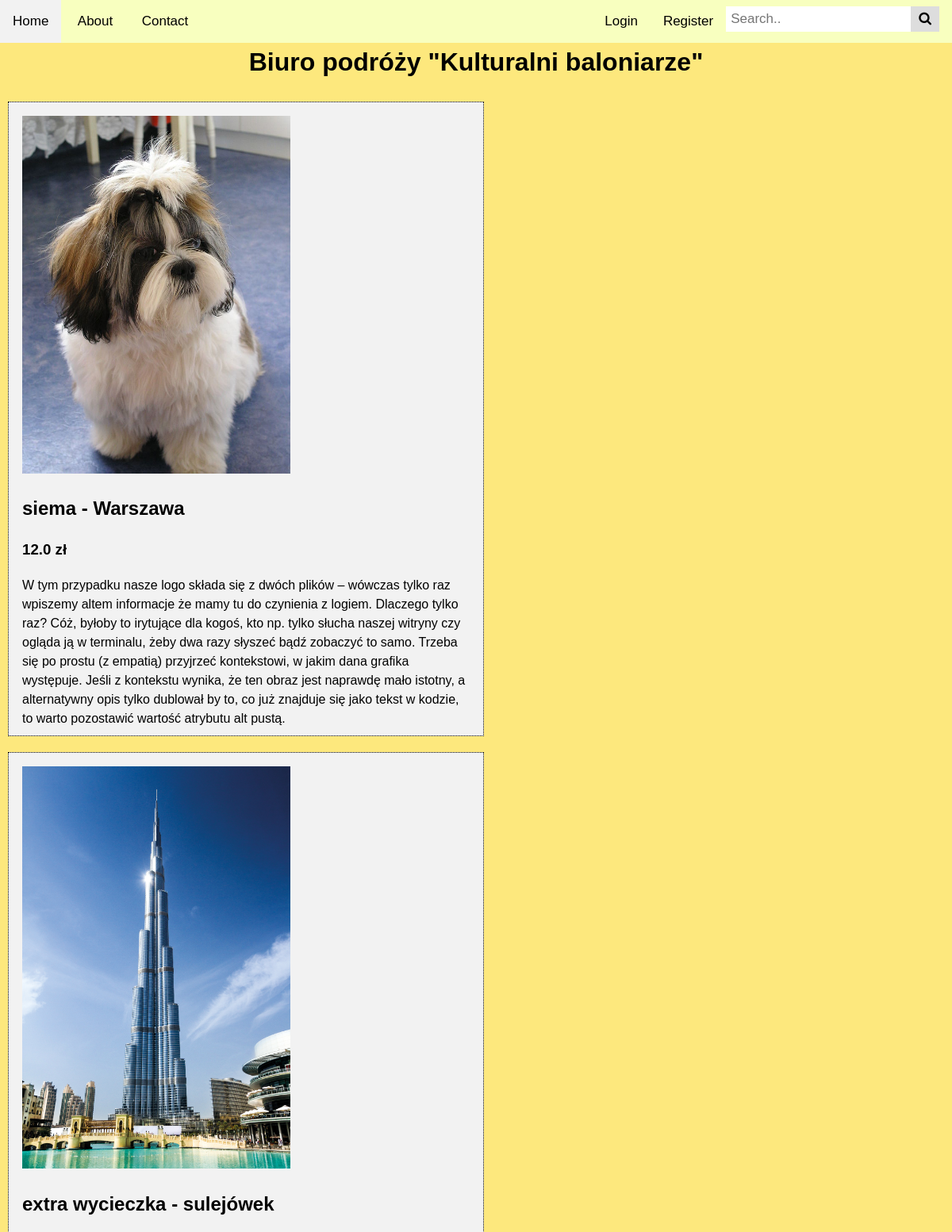
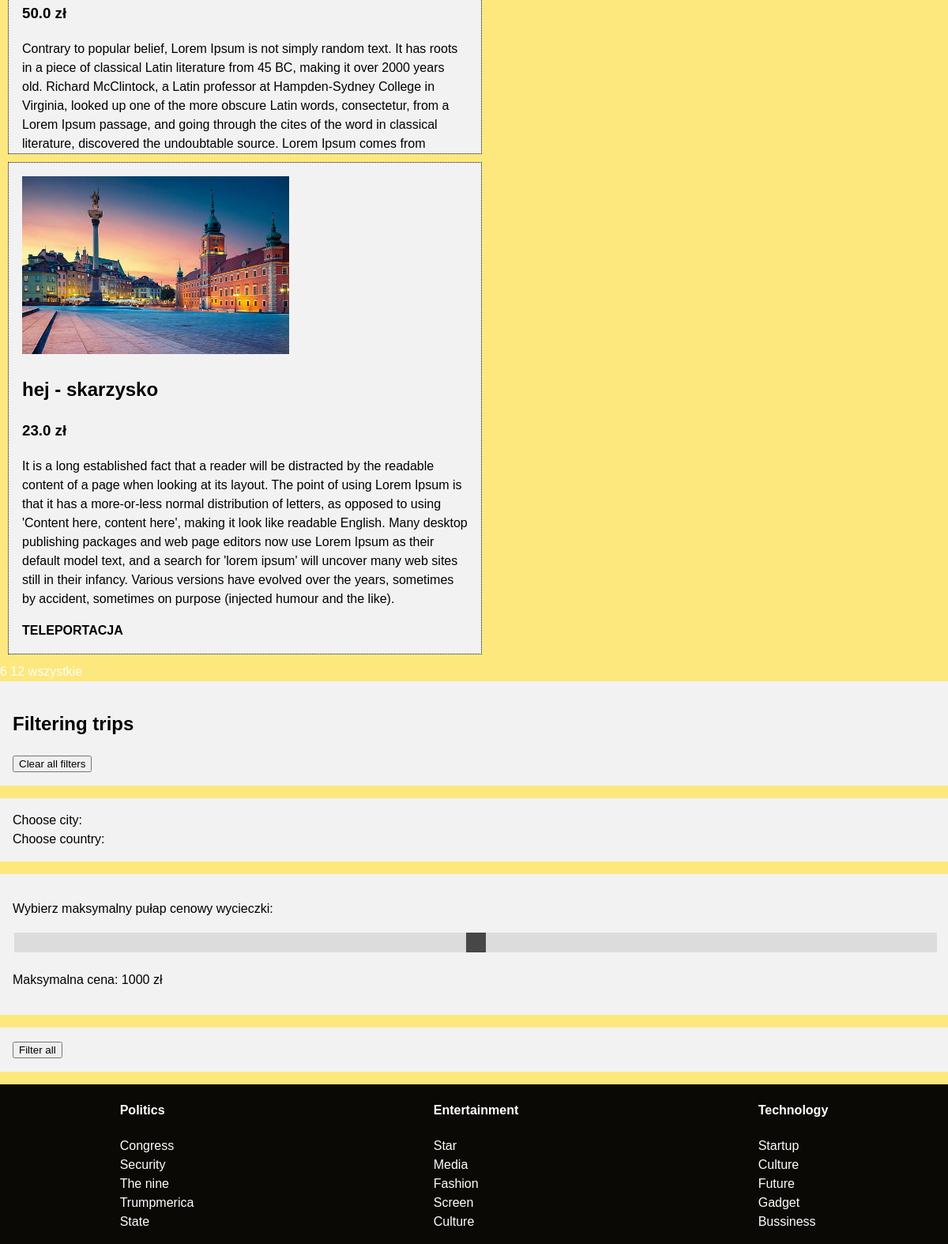
Screenshot of /search with the database file from the repository (2 pictures, top to bottom).
### app/trips/trip.py (models this page shows)
class Trip(db.Model):
    id = db.Column(db.Integer, primary_key=True)
    name = db.Column(db.String(50), nullable=False)
    date_start = db.Column(db.Date, nullable=False)
    date_end = db.Column(db.Date, nullable=False)
    country = db.Column(db.String(30), nullable=False)
    city = db.Column(db.String(30), nullable=False)
    price = db.Column(db.Float, nullable=False)
    description = db.Column(db.Text, nullable=False)
    image = db.Column(db.String(100), nullable=False)

### app/main/routes.py (the view, shortened to what this page needs)
@main.route("/search", methods=['GET', 'POST'])
def search():
    searchform = SearchForm()
    trips = Trip.query
    return render_template('index.html', trips=trips)  # dorobić nie znaleziono takiej wycieczki html

### app/main/forms.py
class SearchForm(FlaskForm):
    searched = StringField("Searched", validators=[DataRequired()])
    submit = SubmitField("Submit")

### app/main/routes.py (called while the page is built)
@main.context_processor  # passing stuff to a base file
def indexpass():
    form = SearchForm()
    return dict(form=form)

### app/main/templates/index.html (shortened to what this page needs)
{% extends 'base.html' %}
{% block header %}
<h1>Biuro podróży "Kulturalni baloniarze"</h1>
{% endblock %}
{% block content %}
{% for trip in trips %}
    <div class="article-small">
        <div class="articlecontent">
            <img src="{{ url_for('static', filename='pictures/' + trip.image) }}">
            <h2>{{ trip.name }} - {{ trip.city }}</h2>
            <h3>{{ trip.price }} zł</h3>
            <p>{{ trip.description }}</p>
            <a href="{{url_for('trips.tripview', tripID = trip.id)}}" class="black-link">TELEPORTACJA</a>
        </div>
    </div>
</div>
{% endfor %}
<a id="display6">6</a>
<a id="display12">12</a>
<a id="displayAll">wszystkie</a>
{% endblock %}
{% block sidebar %}
<div class="pins">
    <h2>Filtering trips </h2>
    <form action="/">
        <input type="submit" value="Clear all filters"/>
    </form>
</div>
<form action="{{url_for('main.index')}}" method="POST">
    <div class="pins">
        <div class="container">
            <div class="column">
                <div class="row">
                    <label>Choose city: <br>{{ form.city }}</label>
                </div>
                <div class="row">
                    <label>Choose country: <br>{{ form.country }}</label>
                </div>
            </div>
        </div>
    </div>
    <div class="pins">
        {% include 'slider.html' %}
    </div>
    <div class="pins">
        <input type="submit" value="Filter all">
    </div>
</form>
{% endblock %}

### app/static/stylesheets/styles.css (style rules this page uses)
body { margin: 0; padding: 0; font-size: 16px; line-height: 1.5; font-family: sans-serif; background-color: #FDE87D; }
a { text-decoration: none; color: white; }
.black-link { color: black; font-weight: bold; }
.articlecontent { padding: 1rem; background-color: #F2F2F2; margin: 1px; }
.article-small { margin-bottom: 1rem; margin-left: 1rem; background-color: #F2F2F2; border: 1px dotted black; overflow: hidden; }
.pins { padding: 1rem; margin-bottom: 1rem; background-color: #f2f2f2; }
img { max-width: 60%; }
.container { display: flex; width: 100%; }
@media screen and (min-width: 831px) { .container { flex-wrap: wrap; } }
@media screen and (min-width: 831px) { .article-small { display: flex; max-width: 600px; max-height: 800px; flex-basis: calc(33.3333% - 20px); flex-grow: 1; flex-shrink: 1; margin: 10px; } }
* { box-sizing: border-box; }
.column { float: left; width: 50%; }
.row { display: flex; }

### app/static/stylesheets/topnavbar.css (style rules this page uses)
* { box-sizing: border-box; }
body { margin: 0; font-family: Arial, Helvetica, sans-serif; }
h1 { background: #FDE87D; margin: 0px; }

### rows the page displays
Trip: image (picture), name "siema", city "Warszawa", price "12.0", description "W tym przypadku nasze logo składa się z dwóch plików – wówczas tylko raz wpiszemy altem informacje że mamy tu do czynienia z logiem. Dlaczego tylko raz? Cóż, byłoby to irytujące dla kogoś, kto np. tylko słucha naszej witryny czy ogląda ją w terminalu, żeby dwa razy słyszeć bądź zobaczyć to samo. Trzeba się po prostu (z empatią) przyjrzeć kontekstowi, w jakim dana grafika występuje. Jeśli z kontekstu wynika, że ten obraz jest naprawdę mało istotny, a alternatywny opis tylko dublował by to, co już znajduje się jako tekst w kodzie, to warto pozostawić wartość atrybutu alt pustą."
Trip: image (picture), name "extra wycieczka", city "sulejówek", price "50.0", description "Contrary to popular belief, Lorem Ipsum is not simply random text. It has roots in a piece of classical Latin literature from 45 BC, making it over 2000 years old. Richard McClintock, a Latin professor at Hampden-Sydney College in Virginia, looked up one of the more obscure Latin words, consectetur, from a Lorem Ipsum passage, and going through the cites of the word in classical literature, discovered the undoubtable source. Lorem Ipsum comes from…"
Trip: image (picture), name "hej", city "skarzysko", price "23.0", description "It is a long established fact that a reader will be distracted by the readable content of a page when looking at its layout. The point of using Lorem Ipsum is that it has a more-or-less normal distribution of letters, as opposed to using 'Content here, content here', making it look like readable English. Many desktop publishing packages and web page editors now use Lorem Ipsum as their default model text, and a search for 'lorem ipsum' will uncover many web sites still in their infancy. Various versions have evolved over the years, sometimes by accident, sometimes on purpose (injected humour and the like)."
